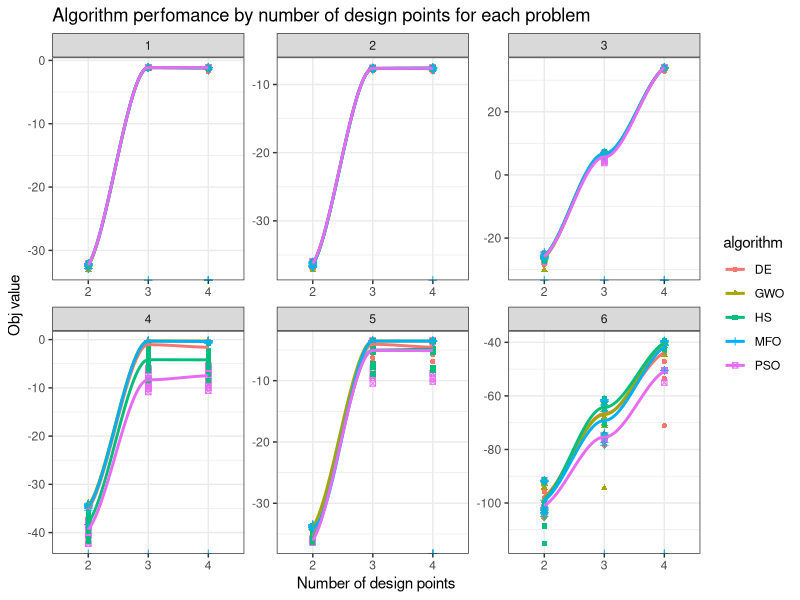

Source code (R):
## ---- chunk 1
knitr::opts_chunk$set(echo = TRUE)
## ---- chunk 2
library(tidyverse)
## ---- chunk 3
# load data
d = read_csv("sim1.csv")
d = d[, -1] # drop useless first column
## ---- chunk 4
# process data
# get median run times and objectives
d_processed = d %>%
  group_by(algorithm, iterations, swarm_size, design_pts, problem) %>%
  filter(obj_value > -Inf) %>%
  summarise(median_obj_value = median(obj_value), median_time = median(time),
            var_obj_value = var(obj_value), var_time = var(time))
## ---- chunk 5
d_processed %>%
  filter(problem == 1) %>%
  mutate(median_obj_value = round(median_obj_value, 6)) %>% 
  arrange(desc(median_obj_value), median_time, var_obj_value, var_time) %>%
  select(-problem) %>%
  head(10)
## ---- chunk 6
d_processed %>%
  filter(problem == 2) %>%
  mutate(median_obj_value = round(median_obj_value, 6)) %>% 
  arrange(desc(median_obj_value), median_time, var_obj_value, var_time) %>%
  select(-problem) %>%
  head(10)
## ---- chunk 7
d_processed %>%
  filter(problem == 3) %>%
  mutate(median_obj_value = round(median_obj_value, 6)) %>% 
  arrange(desc(median_obj_value), median_time, var_obj_value, var_time) %>%
  select(-problem) %>%
  head(10)
## ---- chunk 8
d_processed %>%
  filter(problem == 4) %>%
  mutate(median_obj_value = round(median_obj_value, 6)) %>% 
  arrange(desc(median_obj_value), median_time, var_obj_value, var_time) %>%
  select(-problem) %>%
  head(10)
## ---- chunk 9
d_processed %>%
  filter(problem == 5) %>%
  mutate(median_obj_value = round(median_obj_value, 6)) %>% 
  arrange(desc(median_obj_value), median_time, var_obj_value, var_time) %>%
  select(-problem) %>%
  head(10)
## ---- chunk 10
d_processed %>%
  filter(problem == 6) %>%
  mutate(median_obj_value = round(median_obj_value, 6)) %>% 
  arrange(desc(median_obj_value), median_time, var_obj_value, var_time) %>%
  select(-problem) %>%
  head(10)
## ---- chunk 11
d %>%
#  filter(swarm_size == 20, iterations == 1000) %>%
ggplot(., aes(x = as.factor(design_pts), y = obj_value, 
                        color = algorithm, shape = algorithm)) +
  geom_point() + geom_smooth(aes(x = as.factor(design_pts), y = obj_value, group = algorithm), se = F) +
  facet_wrap(~problem, scales = "free") +
  labs(x = "Number of design points", y = "Obj value", 
       title = "Algorithm perfomance by number of design points for each problem") +
  theme_bw()
